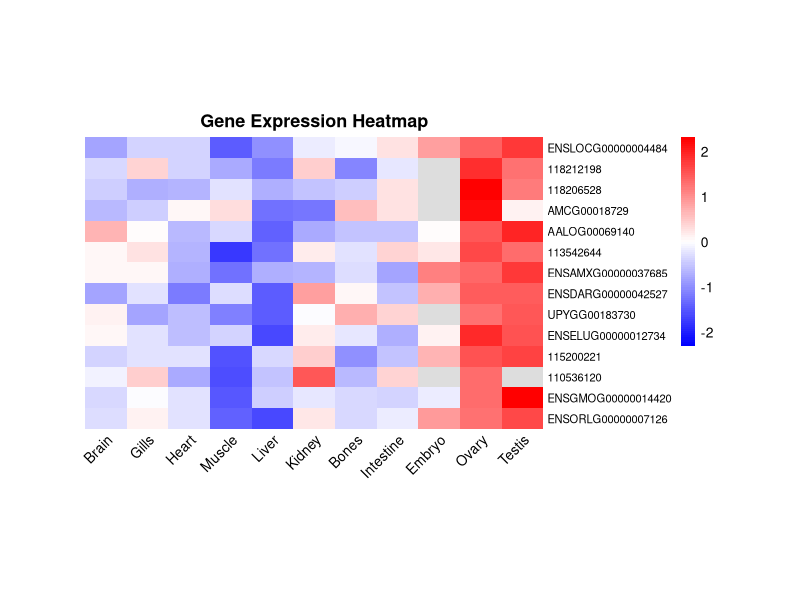

The R source for this figure:
# Load required libraries
library(pheatmap)
library(RColorBrewer)
library(dplyr)

# Read the dataset
phylofish_unga_data <- read.csv("phylofish_unga_dataset-2025-05-27.csv", row.names = 1)

# Convert to matrix for heatmap
data_matrix <- as.matrix(phylofish_unga_data)

# Log2 transform the data (add 1 to avoid log(0))
data_log <- log2(data_matrix + 1)

# Create and save the heatmap
gt <- pheatmap(data_log,
         main = "Gene Expression Heatmap",
         color = colorRampPalette(c("blue", "white", "red"))(100),
         scale = "row",  # Scale by rows (genes)
         cluster_rows = FALSE,
         cluster_cols = FALSE,
         #clustering_distance_cols = "euclidean",
         #clustering_method = "complete",
         show_rownames = TRUE,
         show_colnames = TRUE,
         fontsize = 10,
         fontsize_row = 8,
         fontsize_col = 10,
         angle_col = 45,
         border_color = NA,
         cellwidth = 30,
         cellheight = 15)$gtable

ggsave("gene_expression_heatmap.pdf", plot=gt)

